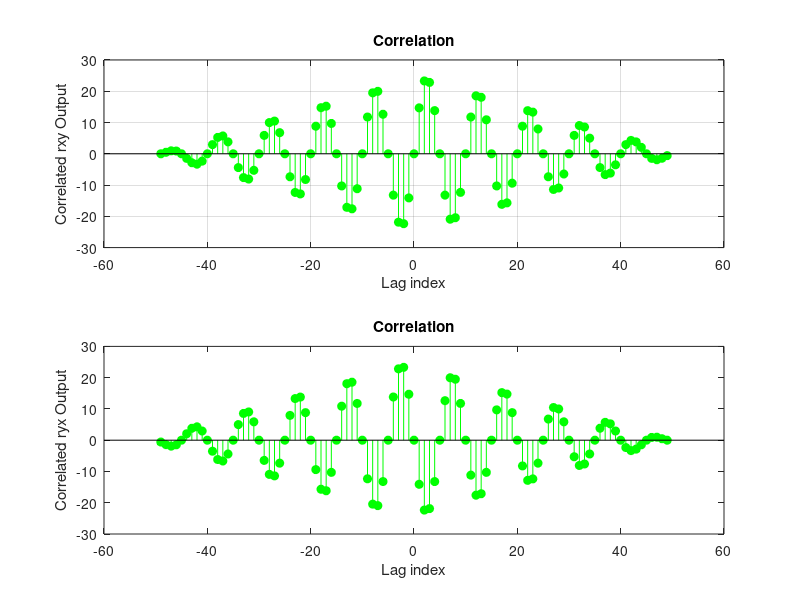

MATLAB code to generate this figure: (Note: this script raises an error after producing the figure.)
%rxy!=ryx
clear all;close all;clc;

n = [0:49];
phi_1 = 0;
phi_2 = 0;

x = sin(2*pi*0.1*n + phi_1);
origin_x = 1;
nx = [1:length(x)]-origin_x;

y = cos(2*pi*0.1*n + phi_2);
origin_y = 1;
ny = [1:length(y)]-origin_y;

[rxy , c1]=xcorr(x,y);
[ryx , c2]=xcorr(y,x);

figure,
subplot(2,1,1)
stem(c1,rxy,'filled','g')
xlabel('Lag index');
ylabel('Correlated rxy Output')
title('Correlation')
grid on;
subplot(2,1,2)
stem(c2,ryx,'filled','g')
xlabel('Lag index');, 
ylabel('Correlated ryx Output')
title('Correlation')
sgtitle('Commutative doesnt hold')
grid on;